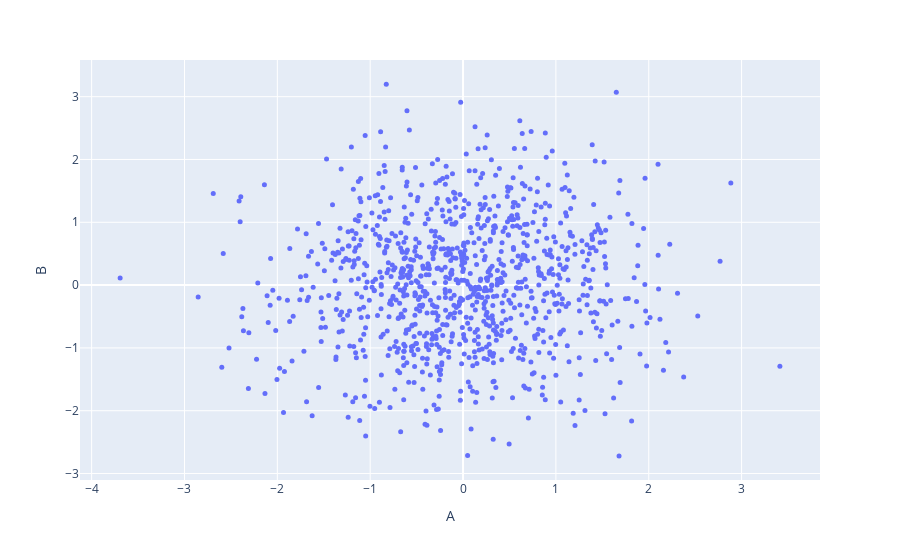

This figure's notebook cell:
### Code cell
fig = px.scatter(df, x="A", y="B")
fig.update_traces(marker=dict(size=5))
fig.show()

### Figure 1 — Plotly figure (JSON) as saved in the notebook; plotly's stock layout.template omitted (floating-point values rounded to 4 significant figures; data arrays with more than 128 entries replaced by an {"elided": "..."} marker saying what was removed)
{"data": [{"hovertemplate": "A=%{x}<br>B=%{y}<extra></extra>", "legendgroup": "", "marker": {"color": "#636efa", "size": 5, "symbol": "circle"}, "mode": "markers", "name": "", "orientation": "v", "showlegend": false, "type": "scatter", "x": {"elided": "1000 float values"}, "xaxis": "x", "y": {"elided": "1000 float values"}, "yaxis": "y"}], "layout": {"legend": {"tracegroupgap": 0}, "margin": {"t": 60}, "xaxis": {"anchor": "y", "domain": [0, 1], "title": {"text": "A"}}, "yaxis": {"anchor": "x", "domain": [0, 1], "title": {"text": "B"}}}}
